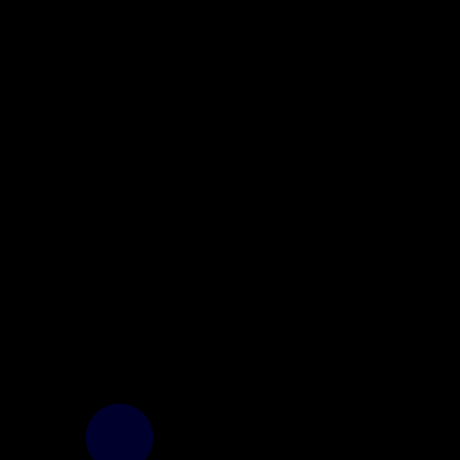
Frame 1 (no input)
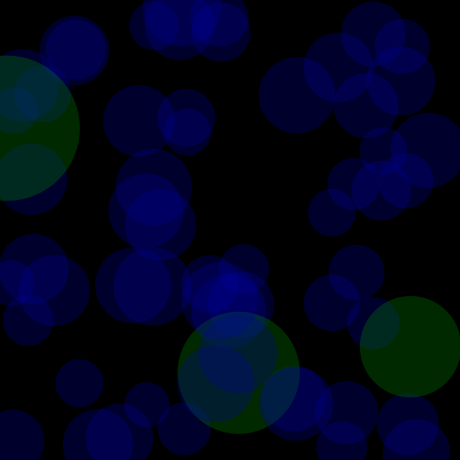
Frame 60 (the mouse pressed at the canvas centre just before this capture)
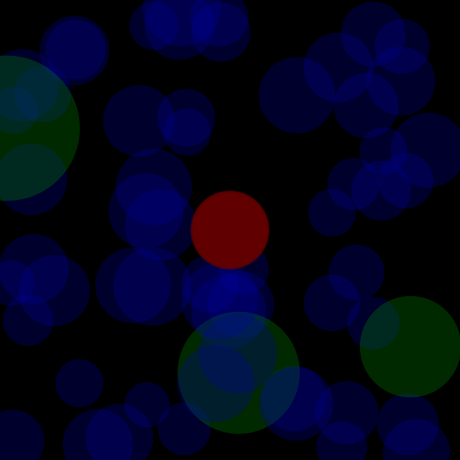
Frame 120 (the mouse held since frame 60 and released just before this capture)

The Processing sketch that drew these frames (run headless with seeded random() and noise(); from frame 60 on, the mouse is pressed at the canvas centre):

// Processing sketch: processing_93534
// ── processing_93534.pde

int op = 70;
float x, y, r; // Normal settings:
float r_min = 45; // 50
float r_max = 80; // 85
boolean s = false;

void setup()
{
  size(460, 460); // 600x600
  background(0);
  smooth();
  noStroke();
}

void draw()
{
  s = false;
  r = random(r_min, r_max);
  if(mousePressed)
  {
    x = mouseX;
    y = mouseY;
    fill(100, 0, 0, op);
    s = true;
  }
  else
  {
    x = random(0, width);
    y = random(0, height);
    fill(0, 0, 160, op);
  }
    if(random(0, 1.1) > 1 && s == false)
  {
    r = random(80, 150);
    fill(0, 150, 0, op);
  }
  ellipse(x, y, r, r);
}
